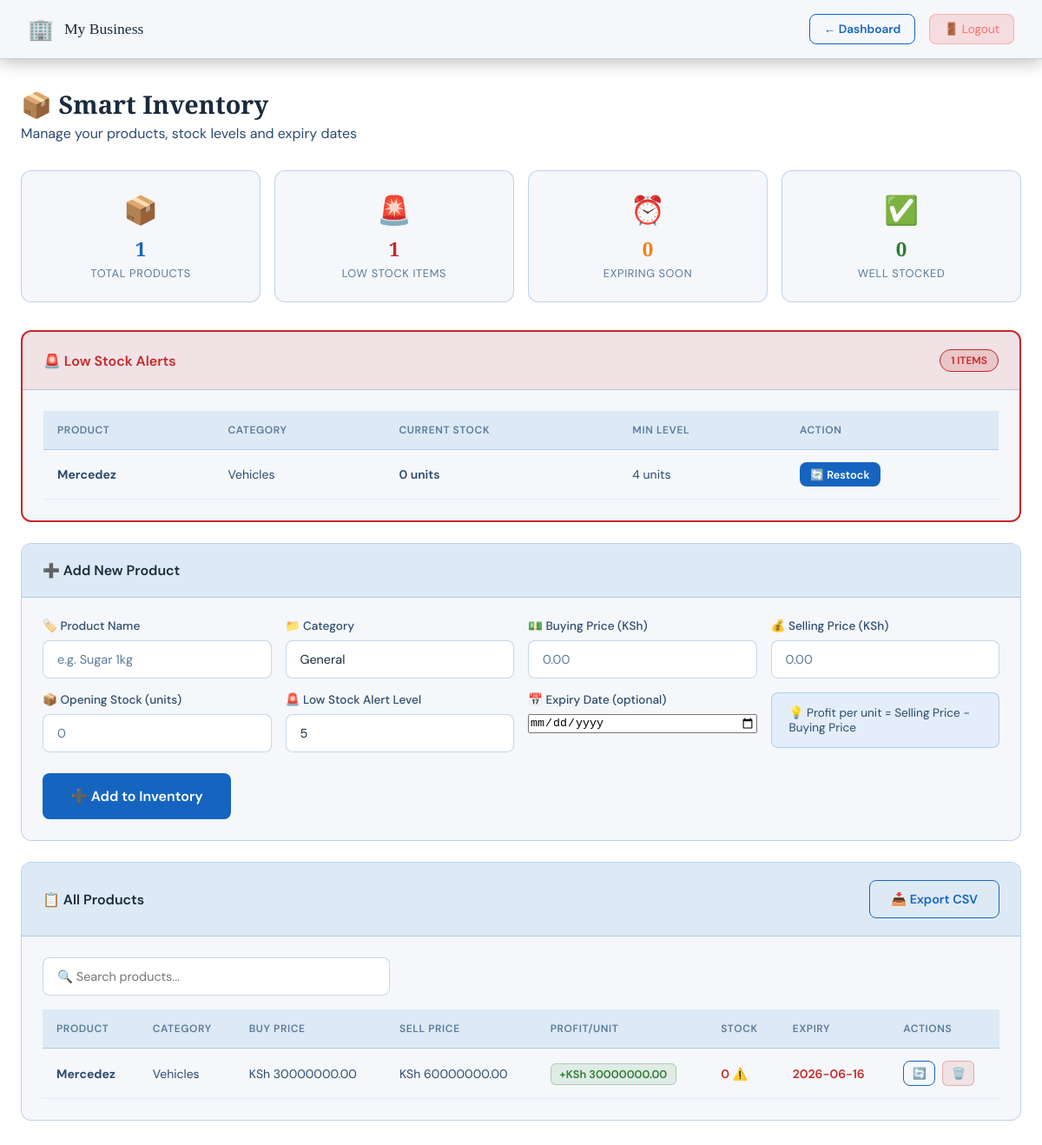
The page /inventory (signed in) on the database its author committed.
### tables this page shows
CREATE TABLE settings (
        id INTEGER PRIMARY KEY AUTOINCREMENT,
        business_name TEXT DEFAULT 'My Business',
        business_location TEXT DEFAULT '',
        business_currency TEXT DEFAULT 'KSh',
        business_color TEXT DEFAULT '#1565C0',
        owner_phone TEXT DEFAULT '',
        owner_email TEXT DEFAULT '',
        at_username TEXT DEFAULT '',
        at_api_key TEXT DEFAULT '',
        gmail_address TEXT DEFAULT '',
        gmail_app_password TEXT DEFAULT '',
        sms_enabled INTEGER DEFAULT 0,
        email_enabled INTEGER DEFAULT 0,
        low_stock_threshold INTEGER DEFAULT 5
    );

CREATE TABLE inventory (
        id INTEGER PRIMARY KEY AUTOINCREMENT,
        product_name TEXT UNIQUE NOT NULL,
        category TEXT DEFAULT 'General',
        buying_price REAL NOT NULL DEFAULT 0,
        selling_price REAL NOT NULL DEFAULT 0,
        stock_quantity INTEGER NOT NULL DEFAULT 0,
        low_stock_level INTEGER NOT NULL DEFAULT 5,
        expiry_date TEXT DEFAULT NULL,
        date_added TEXT NOT NULL
    );

### app.py (the view)
@app.route('/inventory')
def inventory():
    if not session.get('logged_in') or session.get('role') != 'owner':
        return redirect(url_for('login'))
    conn = get_db()
    inventory = conn.execute("SELECT * FROM inventory ORDER BY product_name ASC").fetchall()
    conn.close()
    settings = get_settings()
    low_stock = get_low_stock_products()
    expiring = get_expiring_soon()
    return render_template('inventory.html',
                           inventory=[dict(i) for i in inventory],
                           low_stock=low_stock,
                           expiring=expiring,
                           settings=settings)

### app.py (called while the page is built)
def get_db():
    conn = sqlite3.connect('sales.db')
    conn.row_factory = sqlite3.Row
    return conn

def get_settings():
    conn = get_db()
    row = conn.execute("SELECT * FROM settings LIMIT 1").fetchone()
    conn.close()
    return dict(row) if row else {}

def get_low_stock_products():
    conn = get_db()
    products = conn.execute("""SELECT * FROM inventory
        WHERE stock_quantity <= low_stock_level
        ORDER BY stock_quantity ASC""").fetchall()
    conn.close()
    return [dict(p) for p in products]

def get_expiring_soon():
    conn = get_db()
    today = date.today().isoformat()
    products = conn.execute("""SELECT * FROM inventory
        WHERE expiry_date IS NOT NULL
        AND expiry_date != ''
        AND expiry_date <= date('now', '+7 days')
        AND expiry_date >= ?
        ORDER BY expiry_date ASC""", (today,)).fetchall()
    conn.close()
    return [dict(p) for p in products]

### templates/inventory.html (shortened to what this page needs)
<!DOCTYPE html>
<html lang="en">
<head>
    <link rel="stylesheet" href="{{ url_for('static', filename='style.css') }}">
</head>
<body class="dashboard-page">
    <nav class="navbar">
        <div class="nav-brand">
            <span class="nav-icon">🏢</span>
            <span>{{ settings.business_name }}</span>
        </div>
        <div class="nav-right">
            <a href="/owner" class="btn-secondary" style="padding:0.5rem 1rem; font-size:0.85rem;">← Dashboard</a>
            <a href="/logout" class="btn-logout">🚪 Logout</a>
        </div>
    </nav>
    <div class="main-content">
        <div class="page-title">
            <h2>📦 Smart Inventory</h2>
            <p>Manage your products, stock levels and expiry dates</p>
        </div>
        <div class="metrics-grid">
            <div class="metric-card">
                <div class="metric-icon">📦</div>
                <div class="metric-value">{{ inventory|length }}</div>
                <div class="metric-label">Total Products</div>
            </div>
            <div class="metric-card">
                <div class="metric-icon">🚨</div>
                <div class="metric-value" style="color:#C62828;">{{ low_stock|length }}</div>
                <div class="metric-label">Low Stock Items</div>
            </div>
            <div class="metric-card">
                <div class="metric-icon">⏰</div>
                <div class="metric-value" style="color:#F57F17;">{{ expiring|length }}</div>
                <div class="metric-label">Expiring Soon</div>
            </div>
            <div class="metric-card">
                <div class="metric-icon">✅</div>
                <div class="metric-value" style="color:#2E7D32;">
                    {{ inventory|selectattr('stock_quantity','gt',5)|list|length }}
                </div>
                <div class="metric-label">Well Stocked</div>
            </div>
        </div>
        {% if low_stock %}
        <div class="card" style="border: 2px solid #C62828;">
            <div class="card-header" style="background: rgba(198,40,40,0.1);">
                <h3 style="color:#C62828;">🚨 Low Stock Alerts</h3>
                <span class="badge" style="background:rgba(198,40,40,0.15); color:#C62828; border:1px solid #C62828;">
                    {{ low_stock|length }} items
                </span>
            </div>
            <div class="card-body">
                <div class="table-wrapper">
                    <table class="data-table">
                        <thead>
                            <tr>
                                <th>Product</th>
                                <th>Category</th>
                                <th>Current Stock</th>
                                <th>Min Level</th>
                                <th>Action</th>
                            </tr>
                        </thead>
                        <tbody>
                            {% for p in low_stock %}
                            <tr>
                                <td><strong>{{ p.product_name }}</strong></td>
                                <td>{{ p.category }}</td>
                                <td class="stock-low">{{ p.stock_quantity }} units</td>
                                <td>{{ p.low_stock_level }} units</td>
                                <td>
                                    <button class="btn-primary" style="padding:0.35rem 0.75rem; font-size:0.8rem;"
                                            onclick="openRestock({{ p.id }}, '{{ p.product_name }}', {{ p.stock_quantity }})">
                                        🔄 Restock
                                    </button>
                                </td>
                            </tr>
                            {% endfor %}
                        </tbody>
                    </table>
                </div>
            </div>
        </div>
        {% endif %}
        <div class="card">
            <div class="card-header"><h3>➕ Add New Product</h3></div>
            <div class="card-body">
                <div class="form-grid">
                    <div class="form-group">
                        <label>🏷️ Product Name</label>
                        <input type="text" id="product_name" placeholder="e.g. Sugar 1kg">
                    </div>
                    <div class="form-group">
                        <label>📁 Category</label>
                        <input type="text" id="category" placeholder="e.g. Groceries" value="General">
                    </div>
                    <div class="form-group">
                        <label>💵 Buying Price ({{ settings.business_currency }})</label>
                        <input type="number" id="buying_price" min="0" step="0.01" placeholder="0.00">
                    </div>
                    <div class="form-group">
                        <label>💰 Selling Price ({{ settings.business_currency }})</label>
                        <input type="number" id="selling_price" min="0" step="0.01" placeholder="0.00">
                    </div>
                    <div class="form-group">
                        <label>📦 Opening Stock (units)</label>
                        <input type="number" id="stock_quantity" min="0" placeholder="0">
                    </div>
                    <div class="form-group">
                        <label>🚨 Low Stock Alert Level</label>
                        <input type="number" id="low_stock_level" min="1" placeholder="5" value="5">
                    </div>
                    <div class="form-group">
                        <label>📅 Expiry Date (optional)</label>
                        <input type="date" id="expiry_date">
                    </div>
                    <div class="form-group" style="display:flex; align-items:flex-end;">
                        <div class="info-box" style="margin:0; width:100%;">
                            💡 Profit per unit = Selling Price - Buying Price
                        </div>
                    </div>
                </div>
                <button class="btn-primary btn-large" onclick="addProduct()">
                    ➕ Add to Inventory
                </button>
            </div>
        </div>
        <div class="card">
            <div class="card-header">
                <h3>📋 All Products</h3>
                <div style="display:flex; gap:0.75rem;">
                    <a href="/export_inventory_csv" class="btn-secondary">📥 Export CSV</a>
                </div>
            </div>
            <div class="card-body">
                <div class="filter-row">
                    <input type="text" id="searchInv" placeholder="🔍 Search products..."
                           oninput="filterInventory()">
                </div>
                {% if inventory %}
                <div class="table-wrapper">
                    <table class="data-table" id="invTable">
                        <thead>
                            <tr>
                                <th>Product</th>
                                <th>Category</th>
                                <th>Buy Price</th>
                                <th>Sell Price</th>
                                <th>Profit/Unit</th>
                                <th>Stock</th>
                                <th>Expiry</th>
                                <th>Actions</th>
                            </tr>
                        </thead>
                        <tbody>
                            {% for p in inventory %}
                            <tr>
                                <td><strong>{{ p.product_name }}</strong></td>
                                <td>{{ p.category }}</td>
                                <td>{{ settings.business_currency }} {{ "%.2f"|format(p.buying_price) }}</td>
                                <td>{{ settings.business_currency }} {{ "%.2f"|format(p.selling_price) }}</td>
                                <td>
                                    <span class="profit-badge">
                                        +{{ settings.business_currency }} {{ "%.2f"|format(p.selling_price - p.buying_price) }}
                                    </span>
                                </td>
                                <td>
                                    {% if p.stock_quantity <= p.low_stock_level %}
                                    <span class="stock-low">{{ p.stock_quantity }} ⚠️</span>
                                    {% elif p.stock_quantity <= p.low_stock_level * 2 %}
                                    <span class="stock-medium">{{ p.stock_quantity }}</span>
                                    {% else %}
                                    <span class="stock-ok">{{ p.stock_quantity }}</span>
                                    {% endif %}
                                </td>
                                <td>
                                    {% if p.expiry_date %}
                                    <span class="expiry-warning">{{ p.expiry_date }}</span>
                                    {% else %}
                                    <span style="color:#5A7A9A;">—</span>
                                    {% endif %}
                                </td>
                                <td style="display:flex; gap:0.5rem;">
                                    <button class="btn-secondary" style="padding:0.3rem 0.6rem; font-size:0.8rem;"
                                            onclick="openRestock({{ p.id }}, '{{ p.product_name }}', {{ p.stock_quantity }})">
                                        🔄
                                    </button>
                                    <button onclick="deleteProduct({{ p.id }}, '{{ p.product_name }}')"
                                            style="background:rgba(198,40,40,0.1); color:#C62828; border:1px solid rgba(198,40,40,0.3);
                                                   border-radius:6px; padding:0.3rem 0.6rem; cursor:pointer; font-size:0.8rem;">
                                        🗑️
                                    </button>
                                </td>
                            </tr>
                            {% endfor %}
                        </tbody>
                    </table>
                </div>
                {% else %}
                <div class="empty-state">
                    <div class="empty-icon">📦</div>
                    <p>No products yet. Add your first product above!</p>
                </div>
                {% endif %}
            </div>
        </div>
    </div>
</body>
</html>

### rows shown on the page
settings: business_name "My Business", business_currency "KSh"
inventory: product_name "Mercedez", category "Vehicles", stock_quantity "0", low_stock_level "4", buying_price "30000000.00", selling_price "60000000.00", p.selling_price-p.buying_price "30000000.00", expiry_date "2026-06-16"

### other values the page prints
{{ inventory|length }} "1"
{{ low_stock|length }} "1"
{{ expiring|length }} "0"
{{ inventory|selectattr('stock_quantity','gt',5)|list|length }} "0"
